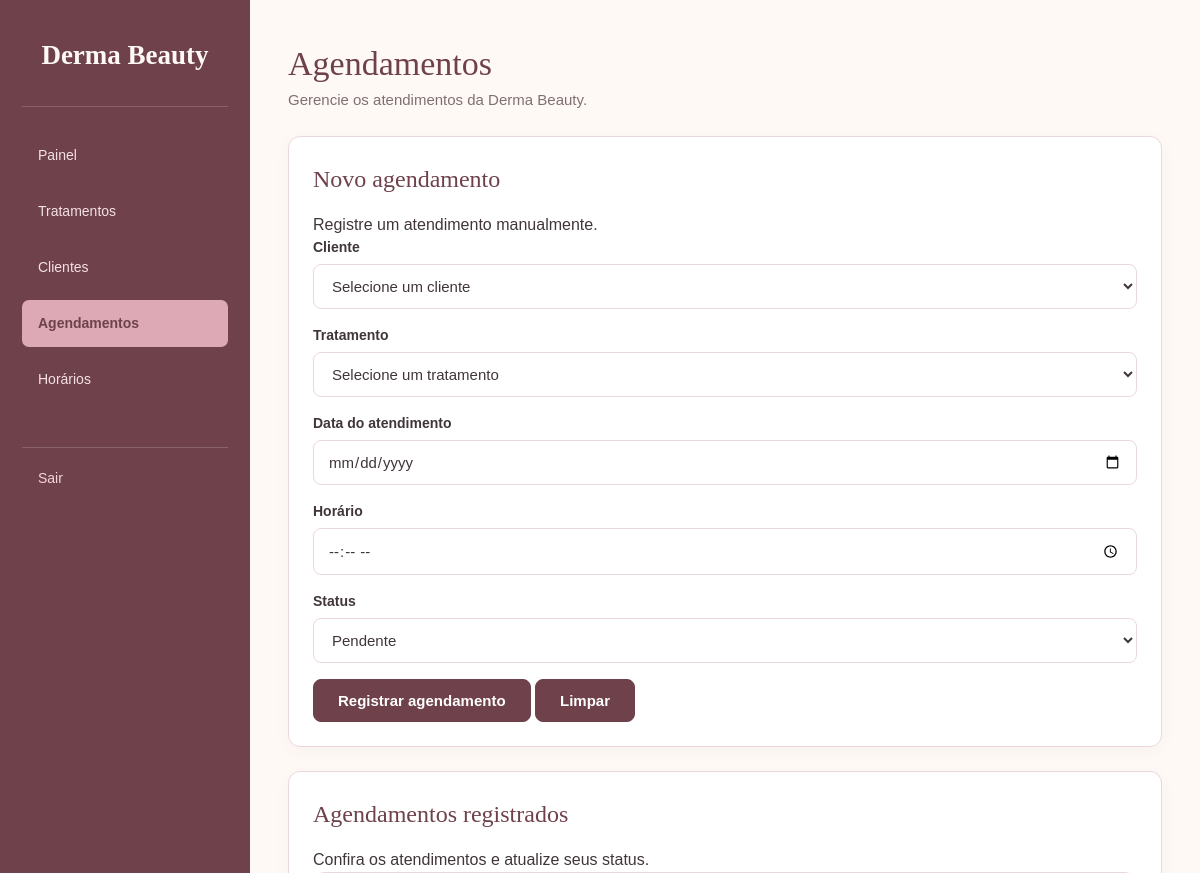
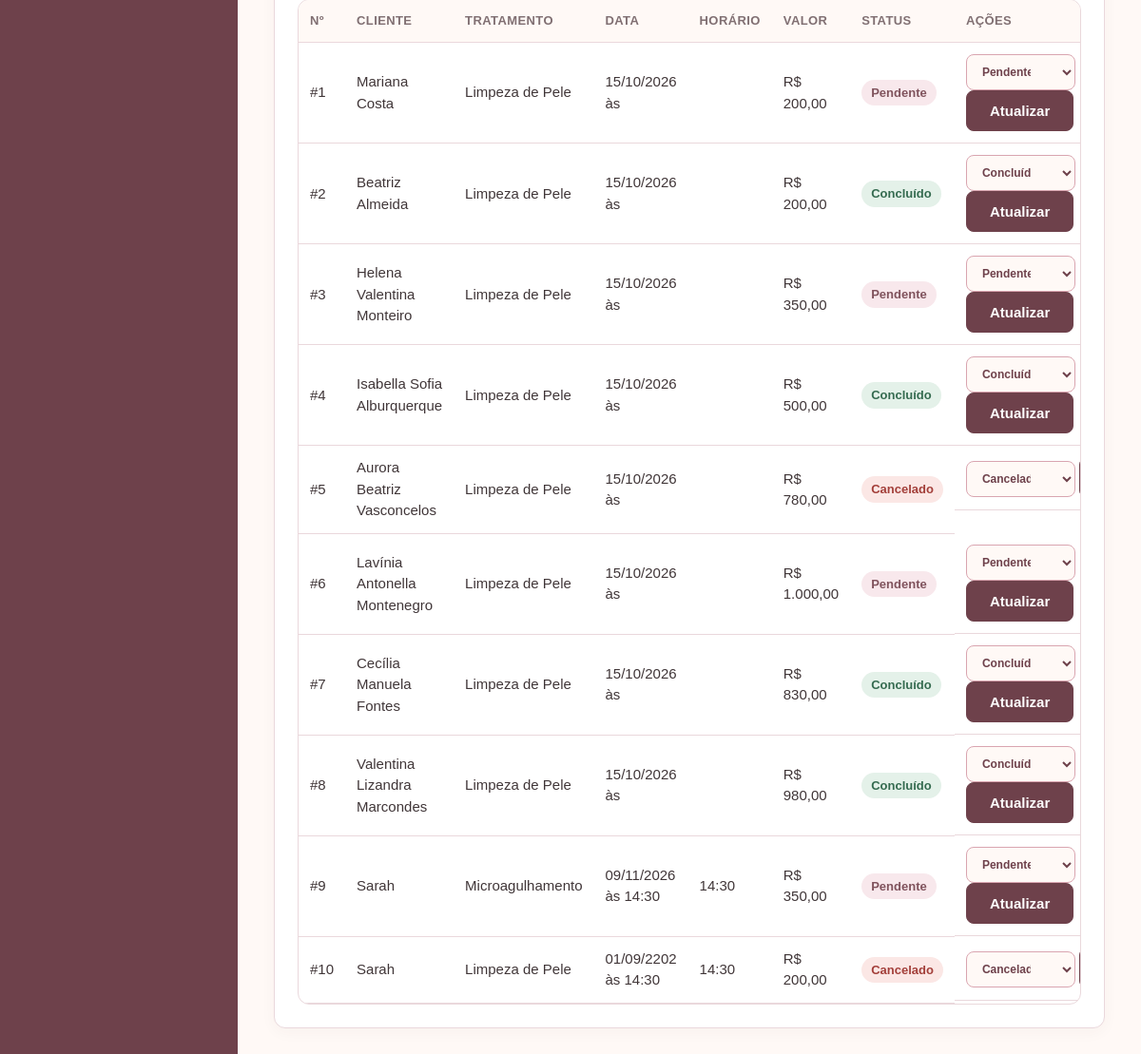
The app's page /admin/pedidos.php (signed in) with its own data (2 pictures, top to bottom).
### tables this page shows
CREATE TABLE agendamentos (
            id INTEGER PRIMARY KEY AUTOINCREMENT,
            cliente_id INTEGER NOT NULL,
            tratamento_id INTEGER NOT NULL,
            data_agendamento TEXT NOT NULL,
            status TEXT NOT NULL DEFAULT 'Pendente',
            valor REAL NOT NULL DEFAULT 0, horario TEXT,
            FOREIGN KEY (cliente_id) REFERENCES clientes(id),
            FOREIGN KEY (tratamento_id) REFERENCES tratamentos(id)
        );

CREATE TABLE clientes (
            id INTEGER PRIMARY KEY AUTOINCREMENT,
            nome TEXT NOT NULL,
            email TEXT,
            telefone TEXT,
            cpf TEXT,
            nascimento TEXT,
            cidade TEXT,
            estado TEXT,
            endereco TEXT
        , senha TEXT);

CREATE TABLE tratamentos (
            id INTEGER PRIMARY KEY AUTOINCREMENT,
            nome TEXT NOT NULL,
            categoria TEXT NOT NULL,
            preco REAL NOT NULL DEFAULT 0,
            descricao TEXT
        , duracao_minutos INTEGER NOT NULL DEFAULT 60);

### admin/pedidos.php (the view, shortened to what this page needs)
<?php
require_once __DIR__ . '/config/conecta.php';
function escaparPedido($valor) {
    return htmlspecialchars((string) $valor, ENT_QUOTES, 'UTF-8');
}
function dinheiroPedido($valor) {
    return 'R$ ' . number_format((float) $valor, 2, ',', '.');
}
$statusPermitidos = [
    'Pendente',
    'Confirmado',
    'Concluído',
    'Cancelado'
];
$sql = "
    SELECT
        a.id,
        c.nome AS cliente,
        t.nome AS tratamento,
        a.data_agendamento,
        a.horario,
        a.valor,
        a.status
    FROM agendamentos a
    INNER JOIN clientes c ON c.id = a.cliente_id
    INNER JOIN tratamentos t ON t.id = a.tratamento_id
    ORDER BY a.data_agendamento ASC, a.horario ASC
";
$agendamentos = $pdo->query($sql)->fetchAll();
$classesStatus = [
    'Pendente' => 'selo-pendente',
    'Confirmado' => 'selo-confirmado',
    'Concluído' => 'selo-pago',
    'Cancelado' => 'selo-cancelado'
];
?>
<!DOCTYPE html>
<html lang="pt-BR">
<head>
    <link rel="stylesheet" href="../css/style.css">
</head>
<body>
<div class="layout">
    <?php require __DIR__ . '/menu.php'; ?>
    <main class="conteudo">
        <header class="cabecalho-pagina">
            <h1>Agendamentos</h1>
            <p>
                Gerencie os atendimentos da Derma Beauty.
            </p>
        </header>
        <section class="cartao">
            <h2>Novo agendamento</h2>
            <p>
                Registre um atendimento manualmente.
            </p>
            <form action="pedidos.php" method="POST">
                <div class="grade-form">
                    <div class="campo">
                        <label for="cliente">
                            Cliente
                        </label>
                        <select
                            id="cliente"
                            name="cliente"
                            required
                        >
                            <option value="">
                                Selecione um cliente
                            </option>
                        </select>
                    </div>
                    <div class="campo">
                        <label for="tratamento">
                            Tratamento
                        </label>
                        <select
                            id="tratamento"
                            name="tratamento"
                            required
                        >
                            <option value="">
                                Selecione um tratamento
                            </option>
                        </select>
                    </div>
                    <div class="campo">
                        <label for="data_agendamento">
                            Data do atendimento
                        </label>
                        <input
                            type="date"
                            id="data_agendamento"
                            name="data_agendamento"
                            min="<?= date('Y-m-d') ?>"
                            required
                        >
                    </div>
                    <div class="campo">
                        <label for="horario">
                            Horário
                        </label>
                        <input
                            type="time"
                            id="horario"
                            name="horario"
                            step="1800"
                            required
                        >
                    </div>
                    <div class="campo">
                        <label for="status">
                            Status
                        </label>
                        <select
                            id="status"
                            name="status"
                            required
                        >
                            <option value="Pendente">
                                Pendente
                            </option>
                        </select>
                    </div>
                </div>
                <div class="acoes-form">
                    <button type="submit" class="botao">
                        Registrar agendamento
                    </button>
                    <button
                        type="reset"
                        class="botao botao-secundario"
                    >
                        Limpar
                    </button>
                </div>
            </form>
        </section>
        <section class="cartao">
            <h2>Agendamentos registrados</h2>
            <p>
                Confira os atendimentos e atualize seus status.
            </p>
            <div class="tabela-rolagem">
                <table class="tabela">
                    <thead>
                        <tr>
                            <th>Nº</th>
                            <th>Cliente</th>
                            <th>Tratamento</th>
                            <th>Data</th>
                            <th>Horário</th>
                            <th>Valor</th>
                            <th>Status</th>
                            <th>Ações</th>
                        </tr>
                    </thead>
                    <tbody>
                        <?php if (count($agendamentos) > 0): ?>
                            <?php foreach ($agendamentos as $agendamento): ?>
                                <?php
                                $classe = $classesStatus[$agendamento['status']]
                                    ?? 'selo-pendente';
                                $timestamp = strtotime($agendamento['data_agendamento']);
                                $dataExibicao = $timestamp !== false
                                    ? date('d/m/Y', $timestamp)
                                    : $agendamento['data_agendamento'];
                                $dataExibicao .= ' às ' . $agendamento['horario'];
                                ?>
                                <tr>
                                    <td>
                                        #<?= (int) $agendamento['id'] ?>
                                    </td>
                                    <td>
                                        <?= escaparPedido($agendamento['cliente']) ?>
                                    </td>
                                    <td>
                                        <?= escaparPedido($agendamento['tratamento']) ?>
                                    </td>
                                    <td>
                                        <?= escaparPedido($dataExibicao) ?>
                                    </td>
                                    <td>
                                        <?= escaparPedido($agendamento['horario']) ?>
                                    </td>
                                    <td>
                                        <?= dinheiroPedido($agendamento['valor']) ?>
                                    </td>
                                    <td>
                                        <span class="selo <?= escaparPedido($classe) ?>">
                                            <?= escaparPedido($agendamento['status']) ?>
                                        </span>
                                    </td>
                                    <td class="acoes">
                                        <form
                                            method="POST"
                                            action="pedidos.php"
                                        >
                                            <select
                                                name="status"
                                                required
                                            >
                                                <?php foreach ($statusPermitidos as $status): ?>
                                                    <option
                                                        value="<?= escaparPedido($status) ?>"
                                                        <?= $agendamento['status'] === $status ? 'selected' : '' ?>
                                                    >
                                                        <?= escaparPedido($status) ?>
                                                    </option>
                                                <?php endforeach; ?>
                                            </select>
                                            <button
                                                type="submit"
                                                class="botao botao-pequeno"
                                            >
                                                Atualizar
                                            </button>
                                        </form>
                                    </td>
                                </tr>
                            <?php endforeach; ?>
                        <?php endif; ?>
                    </tbody>
                </table>
            </div>
        </section>
    </main>
</div>
</body>
</html>

### css/style.css (style rules this page uses)
:root { --cor-fundo: #FFF9F6; --cor-branco: #ffffff; --cor-texto: #403638; --cor-texto-suave: #806F72; --cor-primaria: #D9A5B0; --cor-primaria-escura: #B97888; --cor-lateral: #6E414B; --cor-borda: #EAD8DC; --cor-perigo: #C94C4C; --cor-sucesso: #438568; --cor-alerta: #B78368; --raio: 8px; }
* { box-sizing: border-box; margin: 0; padding: 0; }
body { font-family: "DM Sans", Arial, sans-serif; background-color: var(--cor-fundo); color: var(--cor-texto); line-height: 1.5; }
h1, h2, h3 { font-family: "Cormorant Garamond", Georgia, serif; font-weight: 500; }
.campo { margin-bottom: 16px; }
.campo label { display: block; font-size: 14px; font-weight: 600; margin-bottom: 6px; color: var(--cor-texto); }
.campo input, .campo select, .campo textarea { width: 100%; padding: 12px 14px; font-size: 15px; font-family: inherit; color: var(--cor-texto); border: 1px solid var(--cor-borda); border-radius: var(--raio); background-color: var(--cor-branco); transition: border-color 0.2s, box-shadow 0.2s; }
.campo input::placeholder, .campo textarea::placeholder { color: var(--cor-texto-suave); }
.botao { display: inline-block; padding: 12px 24px; font-size: 15px; font-family: inherit; font-weight: 600; color: var(--cor-branco); background-color: var(--cor-lateral); border: 1px solid var(--cor-lateral); border-radius: var(--raio); cursor: pointer; text-decoration: none; transition: background-color 0.2s, border-color 0.2s; }
.cabecalho-pagina { margin-bottom: 24px; }
.cabecalho-pagina h1 { font-family: "Cormorant Garamond", Georgia, serif; font-size: 34px; font-weight: 500; color: var(--cor-lateral); }
.cabecalho-pagina p { color: var(--cor-texto-suave); font-size: 15px; }
.cartao { background-color: var(--cor-branco); border: 1px solid var(--cor-borda); border-radius: 12px; padding: 24px; margin-bottom: 24px; box-shadow: 0 4px 16px rgba(64, 54, 56, 0.04); }
.cartao h2 { font-family: "Cormorant Garamond", Georgia, serif; font-size: 24px; font-weight: 500; color: var(--cor-lateral); margin-bottom: 16px; }
.layout { display: grid; grid-template-columns: 250px minmax(0, 1fr); min-height: 100vh; }
.conteudo { min-width: 0; padding: 38px; background: var(--cor-fundo); }
.tabela-rolagem { overflow-x: auto; }
.tabela { width: 100%; border-collapse: collapse; }
.tabela th, .tabela td { text-align: left; padding: 12px; border-bottom: 1px solid var(--cor-borda); font-size: 15px; }
.tabela th { background-color: var(--cor-fundo); font-size: 13px; font-weight: 600; color: var(--cor-texto-suave); text-transform: uppercase; letter-spacing: 0.4px; }
.tabela .acoes { display: flex; gap: 6px; }
.selo { display: inline-block; padding: 4px 10px; border-radius: 999px; font-size: 13px; font-weight: 600; }
.selo-pendente { background-color: #F8E8EC; color: #80535D; }
.selo-pago { background-color: #E4F1E9; color: #356B50; }
.selo-cancelado { background-color: #FBE7E5; color: #A33F3A; }
.tabela-rolagem { width: 100%; overflow-x: auto; border: 1px solid #EAD8DC; border-radius: 12px; }
.tabela td.acoes select { width: 115px; height: 38px; padding: 0 30px 0 12px; background-color: #FFF9F6; color: #6E414B; border: 1px solid #D9A5B0; border-radius: 8px; font-family: "DM Sans", Arial, sans-serif; font-size: 12px; font-weight: 600; cursor: pointer; outline: none; }

### records on screen
agendamentos: id "1", cliente.nome "Mariana Costa", tratamento.nome "Limpeza de Pele", escaparPedido($dataExibicao) "15/10/2026 às", valor "R$ 200,00", status "Pendente"
agendamentos: id "2", cliente.nome "Beatriz Almeida", tratamento.nome "Limpeza de Pele", escaparPedido($dataExibicao) "15/10/2026 às", valor "R$ 200,00", status "Concluído"
agendamentos: id "3", cliente.nome "Helena Valentina Monteiro", tratamento.nome "Limpeza de Pele", escaparPedido($dataExibicao) "15/10/2026 às", valor "R$ 350,00", status "Pendente"
agendamentos: id "4", cliente.nome "Isabella Sofia Alburquerque", tratamento.nome "Limpeza de Pele", escaparPedido($dataExibicao) "15/10/2026 às", valor "R$ 500,00", status "Concluído"
agendamentos: id "5", cliente.nome "Aurora Beatriz Vasconcelos", tratamento.nome "Limpeza de Pele", escaparPedido($dataExibicao) "15/10/2026 às", valor "R$ 780,00", status "Cancelado"
agendamentos: id "6", cliente.nome "Lavínia Antonella Montenegro", tratamento.nome "Limpeza de Pele", escaparPedido($dataExibicao) "15/10/2026 às", valor "R$ 1.000,00", status "Pendente"
agendamentos: id "7", cliente.nome "Cecília Manuela Fontes", tratamento.nome "Limpeza de Pele", escaparPedido($dataExibicao) "15/10/2026 às", valor "R$ 830,00", status "Concluído"
agendamentos: id "8", cliente.nome "Valentina Lizandra Marcondes", tratamento.nome "Limpeza de Pele", escaparPedido($dataExibicao) "15/10/2026 às", valor "R$ 980,00", status "Concluído"
agendamentos: id "9", cliente.nome "Sarah", tratamento.nome "Microagulhamento", escaparPedido($dataExibicao) "09/11/2026 às 14:30", horario "14:30", valor "R$ 350,00", status "Pendente"
agendamentos: id "10", cliente.nome "Sarah", tratamento.nome "Limpeza de Pele", escaparPedido($dataExibicao) "01/09/2202 às 14:30", horario "14:30", valor "R$ 200,00", status "Cancelado"

### other values on screen
$nome "Painel"
$nome "Tratamentos"
$nome "Clientes"
$nome "Agendamentos"
$nome "Horários"
form field status "Pendente"
form field status "Concluído"
form field status "Cancelado"
